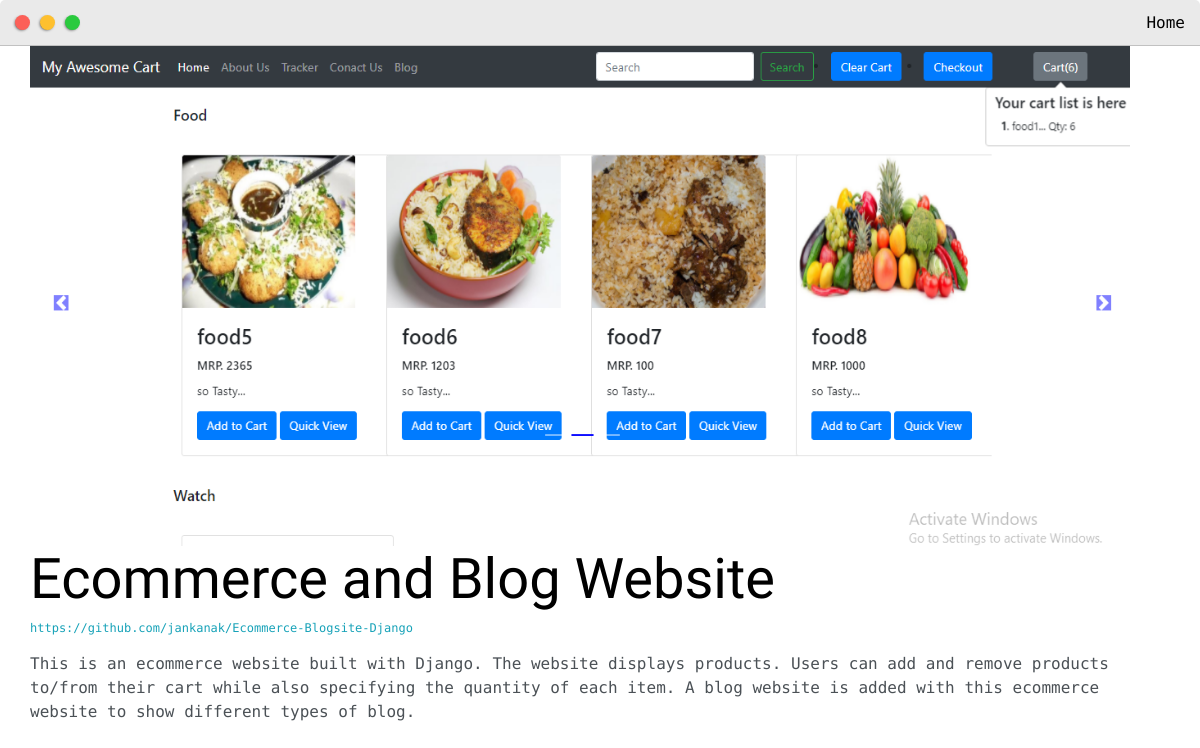
Page /post/ecommerce-and-blog-website/ on the committed database.
### base/models.py (models this page shows, shortened)
class Post(models.Model):
    headline=models.CharField(max_length=200)
    sub_headline=RichTextUploadingField(blank=True,null=True)
    thumbnail=models.ImageField(null=True,blank=True)
    body=RichTextUploadingField(blank=True,null=True)
    more_images=models.TextField(blank=True,null=True)
    created=models.DateTimeField(auto_now_add=True)
    active=models.BooleanField(default=False)
    featured=models.BooleanField(default=False)
    tags=models.ManyToManyField(Tag,null=True)
    slug=models.SlugField(blank=True,null=True)

### base/views.py (the view)
# urls.py: path('post/<slug:slug>/',views.post,name="post"),
def post(request,slug):
    post=Post.objects.get(slug=slug)
    context={'post':post}
    return render(request,'base/post.html',context)

### base/templates/base/post.html
{% extends 'base/main.html' %}
{% load static %}
{% block content %}
<div class="main-container">
    <img style="width: 1100px; height: 500px;" src="{{ post.thumbnail.url }}">
    <h1>{{ post.headline }}</h1>
    <h2 style="font-size: 20px;">{{ post.sub_headline|safe }}</h2>
    <p>{{ post.body|safe }} </p>
</div>
{% endblock %}

### static/css/default.css (style rules this page uses)
:root { --mainColor:#eaeaea; --secondaryColor:#fff; --borderColor:#c1c1c1; --mainText:black; --secondaryText:#4b5156; --themeDotBorder:#24292e; --previewBg:rgb(251, 249, 243, 0.8); --previewShadow:#f0ead6; --buttonColor:black; }
html, body { padding: 0; margin: 0; scroll-behavior: smooth; }
body * { transition: 0.3s; }
h1, h2, h3, h4, h5, h6, strong { color: var(--mainText); font-family: 'Russo One', sans-serif; font-weight: 500; }
p, li, span, label, input, textarea { color: var(--secondaryText); font-family: 'Roboto Mono', monospace; }
a { text-decoration: none; color:#17a2b8; }
h1 { font-size: 56px; }
h2 { font-size: 36px; }
.main-container { width: 1200px; margin: 0 auto; }
@media screen and (max-width: 1200px) { .main-container { width: 95%; } }

### rows in the picture
Post: thumbnail (picture), headline "Ecommerce and Blog Website", sub_headline "https://github.com/jankanak/Ecommerce-Blogsite-Django", body "This is an ecommerce website built with Django. The website displays products. Users can add and remove products to/from their cart while also specifying the quantity of each item. A blog website is added with this ecommerce website to show different types of blog."
